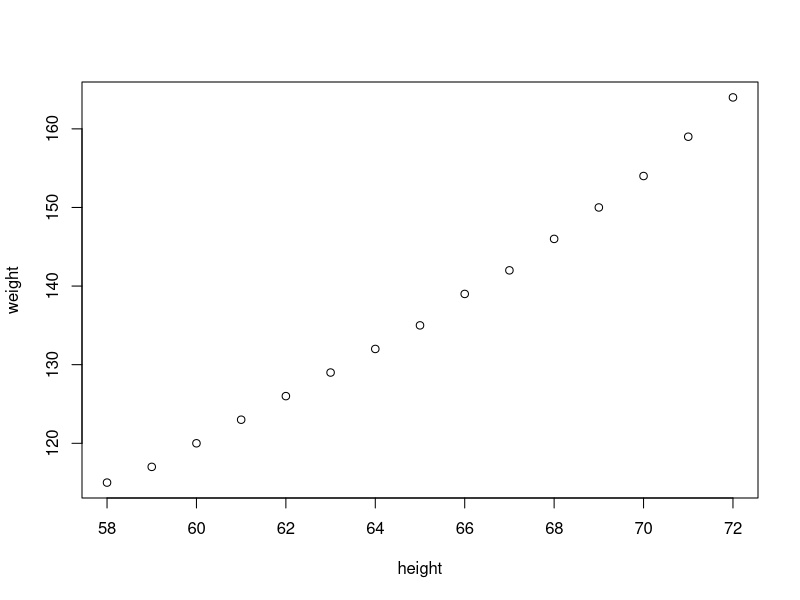
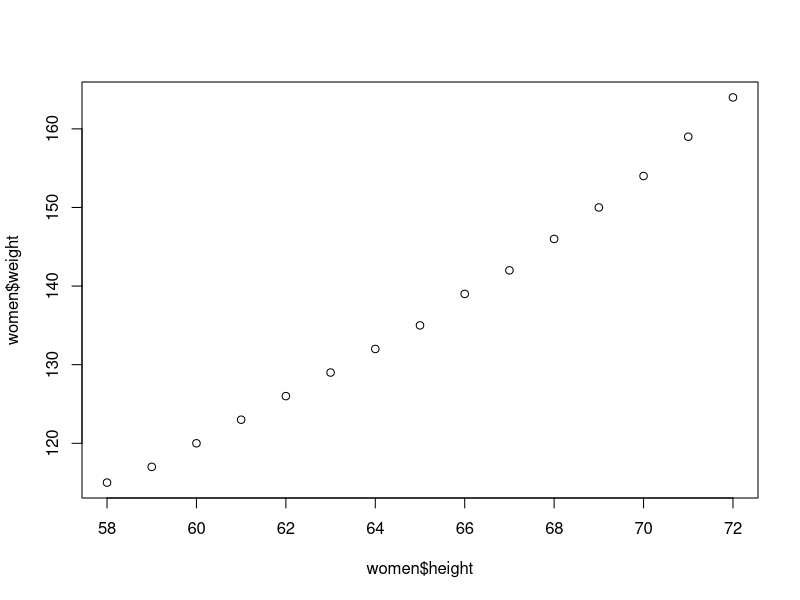
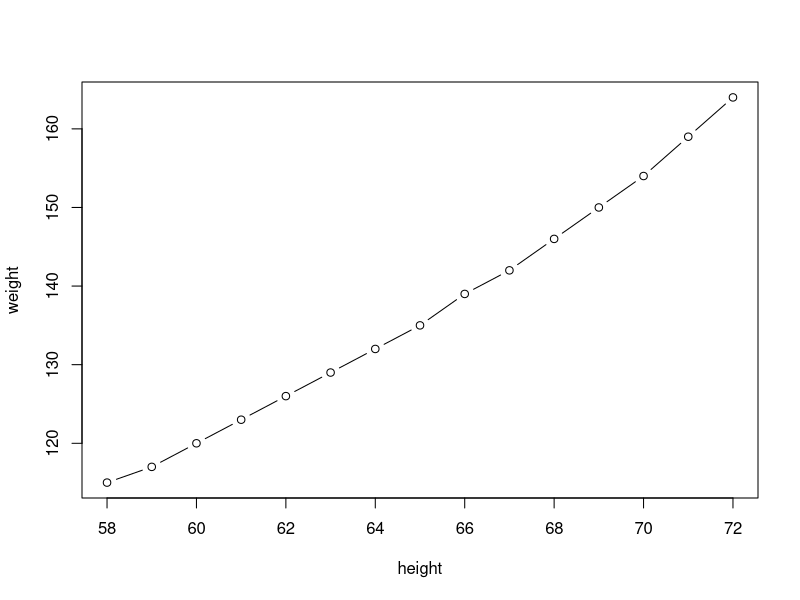
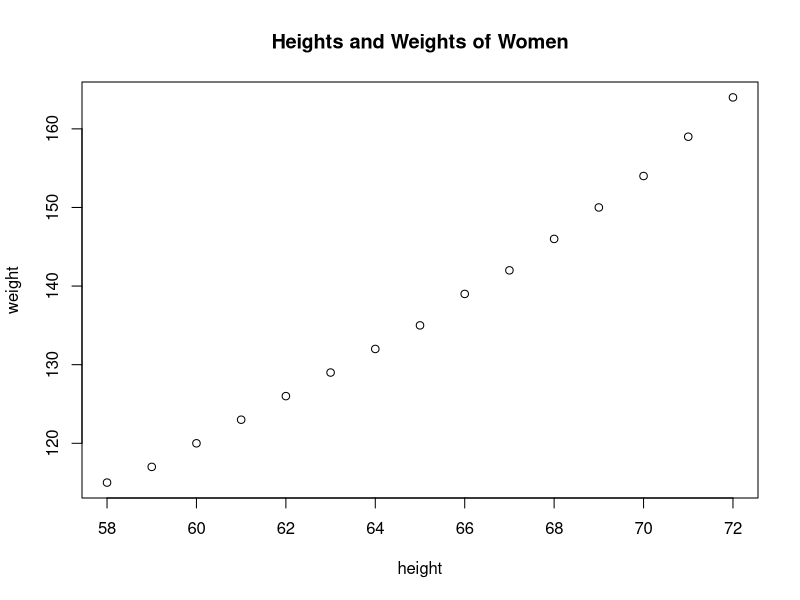
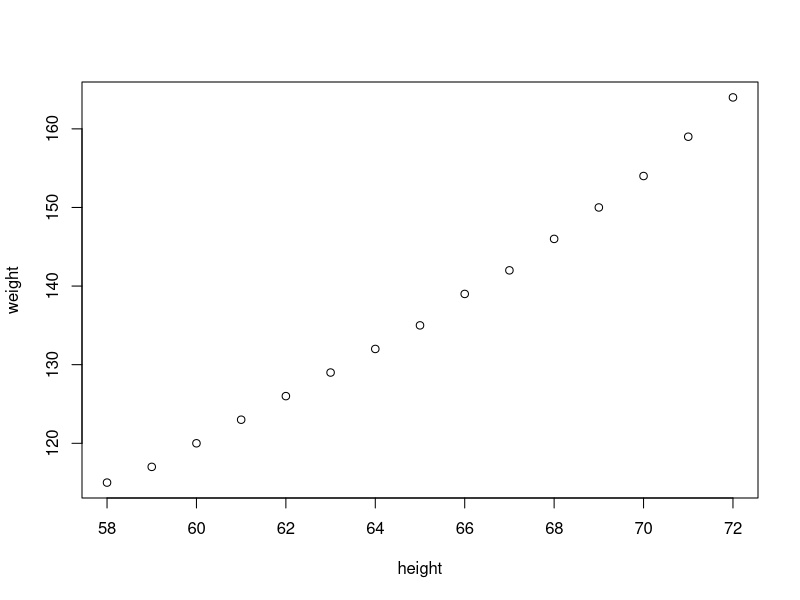

Here is the R script that generated these plots, in order:
## ---- chunk 1
print("Hello world!")
## ---- chunk 2
print("Hello world!")
## ---- chunk 3
print("Hello world!")
print("I am learning R!")
## ---- chunk 4
print("Learning R feels great!") # This is an example add you own message
## ---- chunk 5
5 + 3
## ---- chunk 6
5 + 3
## ---- chunk 7
10 / 2
## ---- chunk 8
sqrt(16)
## ---- chunk 9
3 * (2 + 4)
## ---- chunk 10
x <- 5 + 3
## ---- chunk 11
y <- 12
z <- x + y
## ---- chunk 12
a <- 4 + 6
b <- a * 2
## ---- chunk 13
5 + 3
print("Hello R")
10 / 2
## ---- chunk 14
2^4
print("R is fun!")
7 * 9
## ---- chunk 15
plot(women)
## ---- chunk 16
plot(women$height, women$weight)
plot(women, type = "b")     # adds lines between the points
plot(women, main = "Heights and Weights of Women")
## ---- chunk 17
plot(women)
## ---- chunk 18
2 + 3     # Addition
7 - 4     # Subtraction
3 * 5     # Multiplication
7 / 3     # Division
5 ^ 2     # Exponent (power)
## ---- chunk 19
(3 + 5) * 2
## ---- chunk 20
x <- 3
x
## ---- chunk 21
a <- 1:10 # it increments by one
a
## ---- chunk 22
2 + 2        # R prints the result but does NOT save it

## ---- chunk 23
my_obj <- 2 + 2   # "my_obj gets 2 + 2"
my_obj            # print what's stored

## ---- chunk 24
z <- 3
## ---- chunk 25
ls()  #list all variables
## ---- chunk 26
ls.str()  #list and describe variables
## ---- chunk 27
rm(x)  # delete a variable
## ---- chunk 28
ls()
## ---- chunk 29
rm(list = ls())
## ---- chunk 30
print(sessionInfo())
